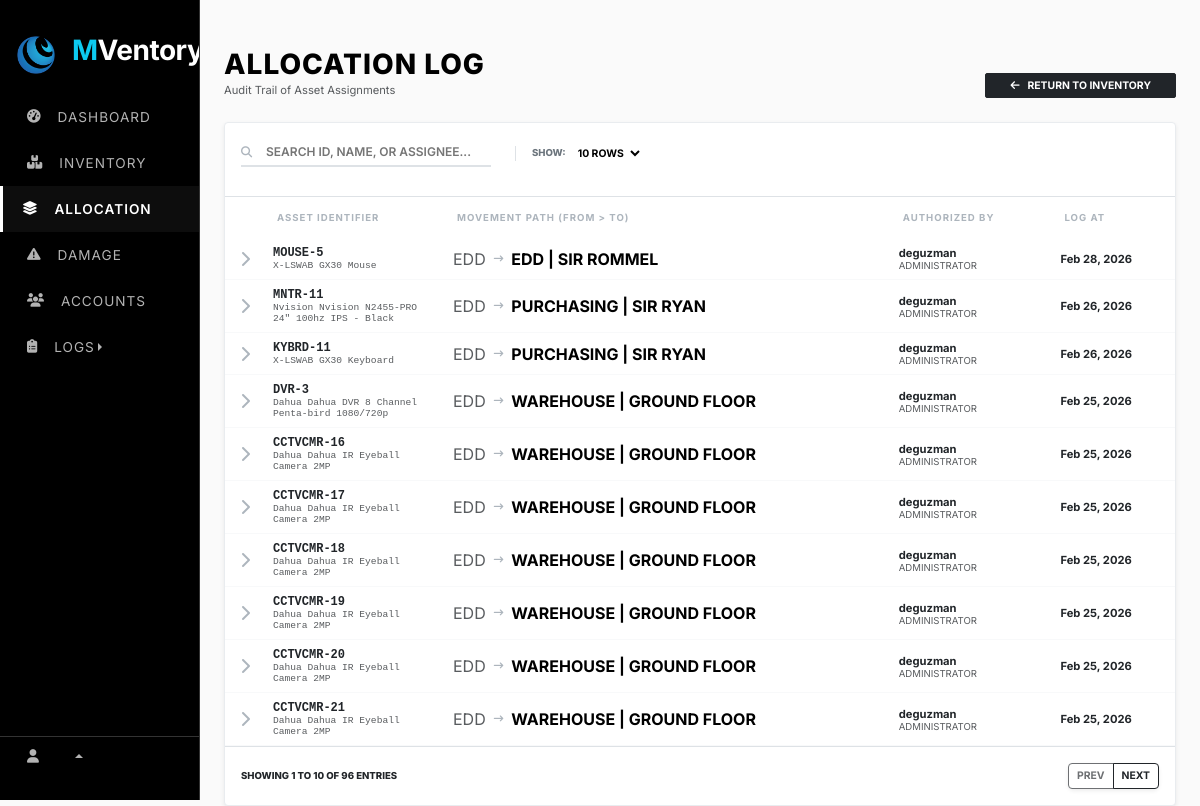
Page /web_content/allocation.php on the earlier database version.
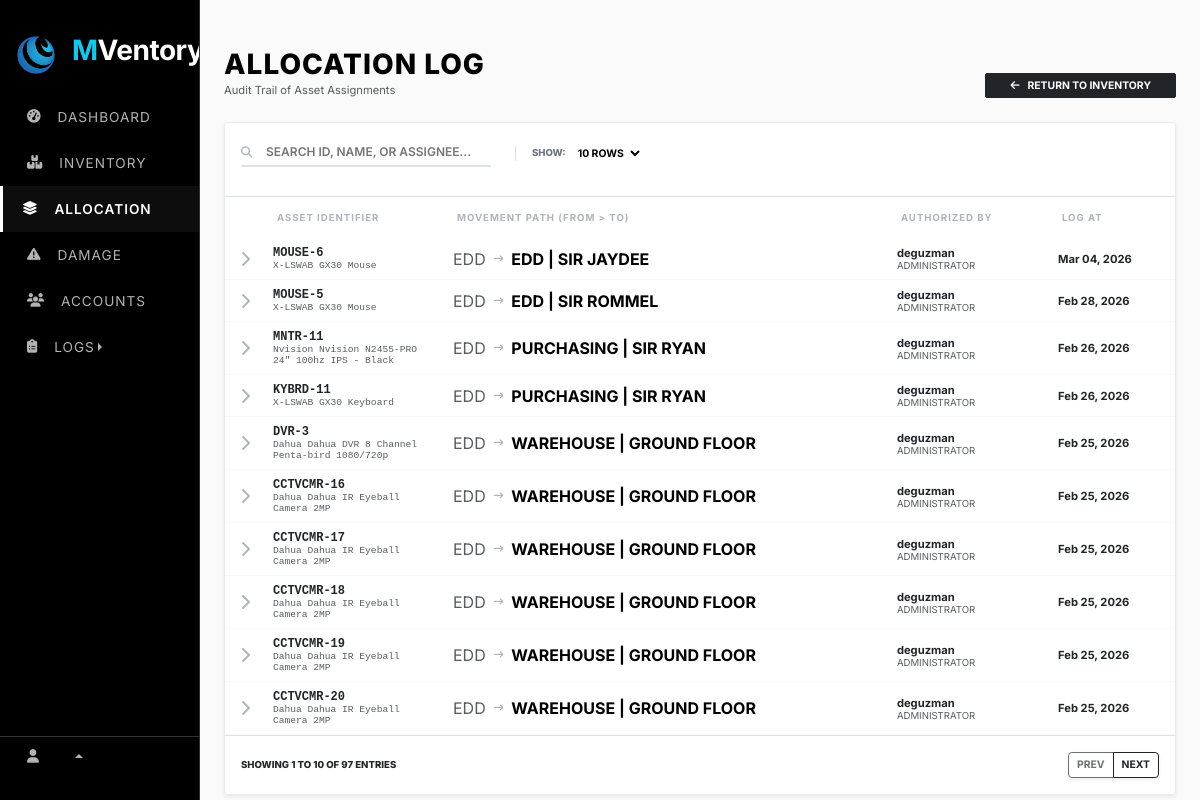
Same page on the later database version.
### tables this page shows
CREATE TABLE `system_settings` (
  `setting_key` varchar(100) NOT NULL,
  `setting_value` varchar(255) NOT NULL,
  `setting_type` enum('string','number','boolean','select') NOT NULL,
  `category` enum('general','inventory','notifications','security') NOT NULL,
  `description` varchar(255) DEFAULT NULL,
  PRIMARY KEY (`setting_key`)
);

CREATE TABLE `allocation_log` (
  `id` int(11) NOT NULL AUTO_INCREMENT,
  `asset_id` int(11) NOT NULL,
  `previous_assignee` varchar(255) DEFAULT NULL,
  `new_assignee` varchar(255) DEFAULT NULL,
  `allocated_by` varchar(255) DEFAULT NULL,
  `allocation_date` date DEFAULT NULL,
  `created_at` timestamp NOT NULL DEFAULT current_timestamp(),
  PRIMARY KEY (`id`),
  KEY `asset_id` (`asset_id`),
  CONSTRAINT `allocation_log_ibfk_1` FOREIGN KEY (`asset_id`) REFERENCES `assets` (`id`) ON DELETE CASCADE
);

CREATE TABLE `assets` (
  `id` int(11) NOT NULL AUTO_INCREMENT,
  `asset_id` varchar(50) DEFAULT NULL,
  `category_id` int(11) DEFAULT NULL,
  `item_name` varchar(255) NOT NULL,
  `brand` varchar(100) DEFAULT NULL,
  `model` varchar(100) DEFAULT NULL,
  `serial_number` varchar(100) DEFAULT NULL,
  `specs` text DEFAULT NULL,
  `quantity` int(11) DEFAULT 1,
  `assigned_to` varchar(255) DEFAULT NULL,
  `status` varchar(50) DEFAULT 'In Stock',
  `condition_status` varchar(50) DEFAULT NULL,
  `purchase_date` date DEFAULT NULL,
  `arrival_date` date DEFAULT NULL,
  `cost` decimal(10,2) DEFAULT NULL,
  `warranty_cost` decimal(10,2) DEFAULT NULL,
  `remarks` text DEFAULT NULL,
  `created_at` timestamp NOT NULL DEFAULT current_timestamp(),
  PRIMARY KEY (`id`),
  UNIQUE KEY `asset_id` (`asset_id`),
  KEY `fk_category` (`category_id`),
  CONSTRAINT `fk_category` FOREIGN KEY (`category_id`) REFERENCES `categories` (`category_id`) ON DELETE SET NULL
);

### fetch/fetch_allocation.php (called while the page is built, shortened)
<?php
    $search = isset($_GET['search']) ? mysqli_real_escape_string($conn, $_GET['search']) : '';
    $limit = isset($_GET['limit']) ? (int)$_GET['limit'] : 10;
    $page = isset($_GET['page']) ? (int)$_GET['page'] : 1;
    $start = ($page - 1) * $limit;
?>

### web_content/allocation.php (the view, shortened to what the rows shown need)
<?php
    require_once "../render/connection.php";
    include "../src/cdn/cdn_links.php";
    include "../fetch/fetch_allocation.php";
?>
<!DOCTYPE html>
<html lang="en">
    <head>
        <link rel="stylesheet" href="../src/style/main_style.css">
    </head>
    <body>
        <div class="row g-0">
            <div class="col-lg-2">
                <?php include "../nav/sidebar_nav.php"; ?>
            </div>
            <div class="col">
                <div class="container-fluid px-4 mt-5">
                    <div class="main-registry-container">
                        <div class="card edd-card shadow-sm">
                            <div class="table-responsive">
                                <table class="table mb-0 align-middle">
                                    <thead>
                                        <tr>
                                            <th width="40"></th>
                                            <th width="180">Asset Identifier</th>
                                            <th>Movement Path (From > To)</th>
                                            <th>Authorized By</th>
                                            <th>Log At</th>
                                        </tr>
                                    </thead>
                                    <tbody>
                                        <?php
                                        $sql = "SELECT al.*, a.item_name, a.brand, a.model, a.asset_id as asset_tag
                                                FROM allocation_log al
                                                LEFT JOIN assets a ON al.asset_id = a.id
                                                WHERE a.asset_id LIKE '%$search%'
                                                   OR a.item_name LIKE '%$search%'
                                                   OR a.serial_number LIKE '%$search%'
                                                   OR al.new_assignee LIKE '%$search%'
                                                   OR al.previous_assignee LIKE '%$search%'
                                                ORDER BY al.allocation_date DESC
                                                LIMIT $start, $limit";
                                        $result = mysqli_query($conn, $sql);
                                        if(mysqli_num_rows($result) > 0):
                                            while($row = mysqli_fetch_assoc($result)):
                                                $drawer_id = "log_drawer_" . $row['id'];
                                        ?>
                                            <tr class="log-row" data-bs-toggle="collapse" data-bs-target="#<?= $drawer_id ?>">
                                                <td class="text-center">
                                                    <i class="fa-solid fa-chevron-right btn-expand"></i>
                                                </td>
                                                <td class="asset-id-cell">
                                                    <span class="d-block text-dark"><?= htmlspecialchars($row['asset_tag'] ?? 'N/A') ?></span>
                                                    <small class="text-muted fw-normal" style="font-size: 0.6rem;">
                                                        <?= htmlspecialchars($row['brand'] . ' ' . $row['item_name']) ?>
                                                    </small>
                                                </td>
                                                <td>
                                                    <div class="d-flex align-items-center gap-2">
                                                        <span class="text-muted"><?= htmlspecialchars($row['previous_assignee']) ?></span>
                                                        <i class="fa-solid fa-arrow-right-long" style="font-size: 0.6rem; color: #adb5bd;"></i>
                                                        <span class="fw-bold text-uppercase"><?= htmlspecialchars($row['new_assignee']) ?></span>
                                                    </div>
                                                </td>
                                                <td>
                                                    <div class="fw-bold text-dark" style="font-size: 0.7rem;"><?= htmlspecialchars($row['allocated_by']) ?></div>
                                                    <div class="text-muted" style="font-size: 0.6rem;">ADMINISTRATOR</div>
                                                </td>
                                                <td class="text-muted" style="font-size: 0.7rem;">
                                                    <span class="text-dark fw-bold"><?= date('M d, Y', strtotime($row['allocation_date'])) ?></span><br>
                                                </td>
                                            </tr>
                                        <?php endwhile; else: ?>
                                            <tr><td colspan="6" class="text-center py-5 text-muted fw-bold">NO RECORDS MATCHING "<?= htmlspecialchars($search) ?>"</td></tr>
                                        <?php endif; ?>
                                    </tbody>
                                </table>
                            </div>
                        </div>
                    </div>
                </div>
            </div>
        </div>
    </body>
</html>

### nav/sidebar_nav.php (shortened to what the rows shown need)
<?php
$app_name = "SELECT setting_value FROM system_settings WHERE setting_key = 'app_name'";
$result = $conn->query($app_name);
if ($result && $result->num_rows > 0) {
    $row = $result->fetch_assoc();
    $app_name_value = $row['setting_value'];
} else {
    $app_name_value = "MVentory";
}
$words = explode(" ", $app_name_value);
if (count($words) > 1) {
    $first_part = '<span class="text-info">' . htmlspecialchars($words[0]) . '</span>';
    array_shift($words);
    $second_part = htmlspecialchars(implode("", $words));
    $display_name = $first_part . $second_part;
} else {
    $display_name = htmlspecialchars($app_name_value);
}
$app_logo = "SELECT setting_value FROM system_settings WHERE setting_key = 'app_logo'";
$result_logo = $conn->query($app_logo);
if ($result_logo && $result_logo->num_rows > 0) {
    $row_logo = $result_logo->fetch_assoc();
    $app_logo_value = $row_logo['setting_value'];
} else {
    $app_logo_value = "default_logo.png";
}
?>
<link rel="stylesheet" href="../src/style/navbar_style.css">
<div class="sidebar-stark" id="sidebar">
    <div class="sidebar-header">
        <img src="../src/image/logo/<?php echo $app_logo_value; ?>" width="40" alt="Logo">
        <h3 class="ms-3 fw-bold text-white logo-text"><?php echo $display_name; ?></h3>
    </div>
</div>

Differences in the rows shown:
no longer on this page (row unchanged): allocation_log: asset.asset_id "CCTVCMR-21", asset.item_name "Dahua Dahua IR Eyeball Camera 2MP", previous_assignee "EDD", new_assignee "WAREHOUSE | GROUND FLOOR", allocated_by "deguzman", allocation_date "Feb 25, 2026"
added allocation_log: asset.asset_id "MOUSE-6", asset.item_name "X-LSWAB GX30 Mouse", previous_assignee "EDD", new_assignee "EDD | SIR JAYDEE", allocated_by "deguzman", allocation_date "Mar 04, 2026"
Other differences:
$total_rows: "96" → "97"
